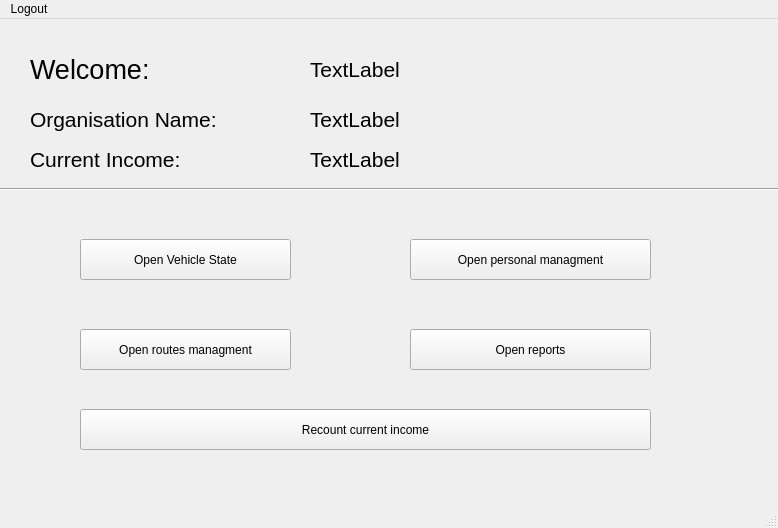
<?xml version="1.0" encoding="UTF-8"?>
<ui version="4.0">
 <class>MainWindow</class>
 <widget class="QMainWindow" name="MainWindow">
  <property name="geometry">
   <rect>
    <x>0</x>
    <y>0</y>
    <width>778</width>
    <height>528</height>
   </rect>
  </property>
  <property name="windowTitle">
   <string>MainWindow</string>
  </property>
  <widget class="QWidget" name="centralwidget">
   <widget class="QPushButton" name="button_personal_interface">
    <property name="geometry">
     <rect>
      <x>410</x>
      <y>220</y>
      <width>241</width>
      <height>41</height>
     </rect>
    </property>
    <property name="text">
     <string>Open personal managment</string>
    </property>
   </widget>
   <widget class="QLabel" name="label">
    <property name="geometry">
     <rect>
      <x>560</x>
      <y>10</y>
      <width>201</width>
      <height>151</height>
     </rect>
    </property>
    <property name="text">
     <string/>
    </property>
    <property name="pixmap">
     <pixmap>logos/bus1.png</pixmap>
    </property>
    <property name="scaledContents">
     <bool>true</bool>
    </property>
   </widget>
   <widget class="QLabel" name="label_2">
    <property name="geometry">
     <rect>
      <x>30</x>
      <y>80</y>
      <width>191</width>
      <height>41</height>
     </rect>
    </property>
    <property name="font">
     <font>
      <pointsize>16</pointsize>
     </font>
    </property>
    <property name="text">
     <string>Organisation Name:</string>
    </property>
   </widget>
   <widget class="QLabel" name="label_organisation_name">
    <property name="geometry">
     <rect>
      <x>310</x>
      <y>90</y>
      <width>131</width>
      <height>21</height>
     </rect>
    </property>
    <property name="font">
     <font>
      <pointsize>16</pointsize>
     </font>
    </property>
    <property name="text">
     <string>TextLabel</string>
    </property>
   </widget>
   <widget class="QLabel" name="label_3">
    <property name="geometry">
     <rect>
      <x>30</x>
      <y>120</y>
      <width>211</width>
      <height>41</height>
     </rect>
    </property>
    <property name="font">
     <font>
      <pointsize>16</pointsize>
     </font>
    </property>
    <property name="text">
     <string>Current Income:</string>
    </property>
   </widget>
   <widget class="QLabel" name="label_admin_name">
    <property name="geometry">
     <rect>
      <x>310</x>
      <y>40</y>
      <width>151</width>
      <height>21</height>
     </rect>
    </property>
    <property name="font">
     <font>
      <pointsize>16</pointsize>
     </font>
    </property>
    <property name="text">
     <string>TextLabel</string>
    </property>
   </widget>
   <widget class="QPushButton" name="button_income_recount">
    <property name="geometry">
     <rect>
      <x>80</x>
      <y>390</y>
      <width>571</width>
      <height>41</height>
     </rect>
    </property>
    <property name="text">
     <string>Recount current income</string>
    </property>
   </widget>
   <widget class="QPushButton" name="button_routes_interface">
    <property name="geometry">
     <rect>
      <x>80</x>
      <y>310</y>
      <width>211</width>
      <height>41</height>
     </rect>
    </property>
    <property name="text">
     <string>Open routes managment</string>
    </property>
   </widget>
   <widget class="QLabel" name="welcome_label">
    <property name="geometry">
     <rect>
      <x>30</x>
      <y>20</y>
      <width>291</width>
      <height>61</height>
     </rect>
    </property>
    <property name="font">
     <font>
      <pointsize>20</pointsize>
     </font>
    </property>
    <property name="text">
     <string>Welcome:</string>
    </property>
   </widget>
   <widget class="QPushButton" name="button_vehicle_interface">
    <property name="geometry">
     <rect>
      <x>80</x>
      <y>220</y>
      <width>211</width>
      <height>41</height>
     </rect>
    </property>
    <property name="text">
     <string>Open Vehicle State</string>
    </property>
   </widget>
   <widget class="Line" name="line">
    <property name="geometry">
     <rect>
      <x>0</x>
      <y>160</y>
      <width>781</width>
      <height>20</height>
     </rect>
    </property>
    <property name="orientation">
     <enum>Qt::Horizontal</enum>
    </property>
   </widget>
   <widget class="QLabel" name="label_current_income">
    <property name="geometry">
     <rect>
      <x>310</x>
      <y>130</y>
      <width>151</width>
      <height>21</height>
     </rect>
    </property>
    <property name="font">
     <font>
      <pointsize>16</pointsize>
     </font>
    </property>
    <property name="text">
     <string>TextLabel</string>
    </property>
   </widget>
   <widget class="QPushButton" name="button_reports_interface">
    <property name="geometry">
     <rect>
      <x>410</x>
      <y>310</y>
      <width>241</width>
      <height>41</height>
     </rect>
    </property>
    <property name="text">
     <string>Open reports</string>
    </property>
   </widget>
  </widget>
  <widget class="QMenuBar" name="menubar">
   <property name="geometry">
    <rect>
     <x>0</x>
     <y>0</y>
     <width>778</width>
     <height>21</height>
    </rect>
   </property>
   <widget class="QMenu" name="menuLogout">
    <property name="title">
     <string>Logout</string>
    </property>
    <addaction name="actionlogout"/>
   </widget>
   <addaction name="menuLogout"/>
  </widget>
  <widget class="QStatusBar" name="statusbar"/>
  <action name="actionlogout">
   <property name="text">
    <string>logout</string>
   </property>
  </action>
 </widget>
 <resources/>
 <connections/>
</ui>
